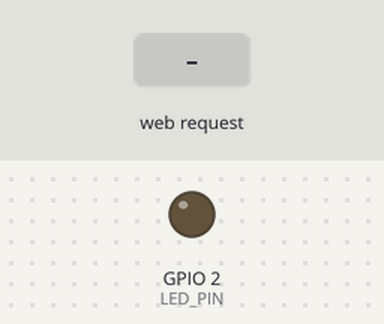
Simulated run of this sketch. Board: ESP32. Shown: output pins drawn as LEDs (lit = HIGH). Inputs (shaded band) come from the test bench. WiFi joins after 1.5 s; servers stay silent unless stated; what the sketch prints to the serial monitor is not drawn.

Above: at 2.7 s.
2.8 s: HTTP request GET /set?value=1 received
At 3.1 s:
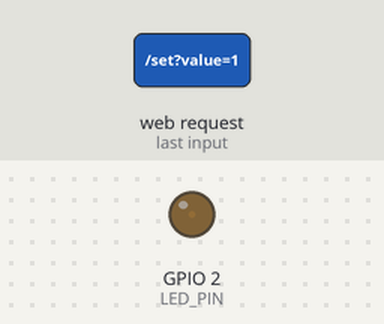
4.3 s: HTTP request GET /set?value=120 received
At 5.4 s:
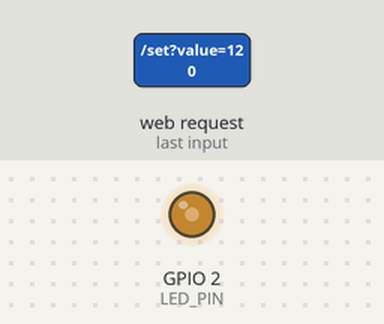
Timing chart, 0 to 7.3 s (numbered marks = the images above; inputs shaded):
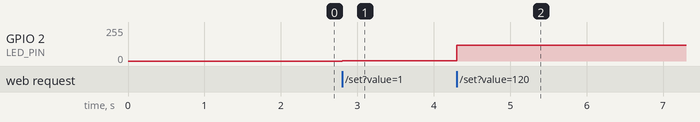

The sketch:

homework07_SteplessDimmer.ino
```cpp
#include <WiFi.h>
#include <WebServer.h>

const char* ssid = "AAA批发市场王总";
const char* password = "qazwsxedc";

WebServer server(80);

// 板载LED
#define LED_PIN 2

// PWM参数
const int pwmFreq = 5000;
const int pwmResolution = 8;

int brightness = 0;

// ===================== HTML网页 =====================
String htmlPage() {
  return R"rawliteral(
<!DOCTYPE html>
<html lang="zh-CN">
<head>
<meta charset="UTF-8">
<meta name="viewport" content="width=device-width, initial-scale=1">

<title>ESP32 LED调光器</title>

<style>

body{
    margin:0;
    height:100vh;
    display:flex;
    justify-content:center;
    align-items:center;
    background:linear-gradient(135deg,#667eea,#764ba2);
    font-family:Arial;
}

.card{

    width:360px;

    background:white;

    border-radius:20px;

    padding:30px;

    text-align:center;

    box-shadow:0 10px 25px rgba(0,0,0,.25);

}

h1{

    color:#333;

}

#value{

    font-size:48px;

    font-weight:bold;

    color:#667eea;

    margin:20px;

}

input[type=range]{

    width:100%;

}

.footer{

    margin-top:20px;

    color:gray;

}

</style>

</head>

<body>

<div class="card">

<h1>ESP32 LED 调光器</h1>

<p>拖动滑块调节LED亮度</p >

<div id="value">0</div>

<input type="range"
min="0"
max="255"
value="0"
id="slider">

<div class="footer">
Brightness : 0~255
</div>

</div>

<script>

let slider=document.getElementById("slider");

let value=document.getElementById("value");

slider.oninput=function(){

value.innerHTML=this.value;

fetch("/set?value="+this.value);

}

</script>

</body>

</html>

)rawliteral";
}

// ===================== 首页 =====================
void handleRoot() {
  server.send(200, "text/html", htmlPage());
}

// ===================== 设置亮度 =====================
void handleSet() {

  if (server.hasArg("value")) {

    brightness = server.arg("value").toInt();

    if (brightness < 0) brightness = 0;
    if (brightness > 255) brightness = 255;

    ledcWrite(LED_PIN, brightness);

    server.send(200, "text/plain", "OK");
  }
  else {
    server.send(400, "text/plain", "No Value");
  }
}

// ===================== Setup =====================
void setup() {

  Serial.begin(115200);

  // 新版ESP32 Core 3.x PWM初始化
  ledcAttach(LED_PIN, pwmFreq, pwmResolution);

  ledcWrite(LED_PIN, 0);

  WiFi.begin(ssid, password);

  Serial.println();

  Serial.print("Connecting");

  while (WiFi.status() != WL_CONNECTED) {
    delay(500);
    Serial.print(".");
  }

  Serial.println();
  Serial.println("WiFi Connected!");

  Serial.print("IP Address: ");

  Serial.println(WiFi.localIP());

  server.on("/", handleRoot);

  server.on("/set", handleSet);

  server.begin();

  Serial.println("Web Server Started");
}

// ===================== Loop =====================
void loop() {

  server.handleClient();

}
```

Measured:
- after the input at 2.8 s, GPIO 2 (LED_PIN): 0/255 → 1/255 at once
- after the input at 4.3 s, GPIO 2 (LED_PIN): 1/255 → 120/255 at once
